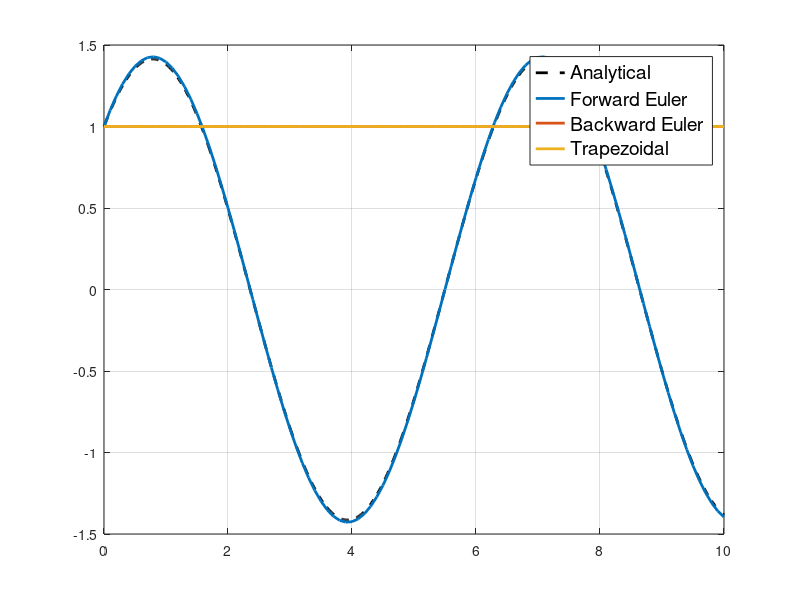

Recreate this plot in MATLAB.
clc
clear
close all

% Code for HW 5, ECE 530, Fall 2023.

% Consider the ODE \dot{x} = f(t, x), starting from x0.
% Define the function f.
L = -5;
f = @(t, x) (L*x + (1-L) * cos(t) - (1 + L) * sin(t));

% Define the derivative of 'f' with respect to 'x'.
deriv_f = @(t,x) (L);
f_prime = deriv_f;

% Initial point
x0 = 1;

% Time horizon
T = 10;

% Step-size
h = 0.1;

% Number of iterations
N = floor(T/h);
times = (0:h:N*h)';

% Create a vector of results in x. Notice that our implementation is 
% such that x(1) = x_0, x(2) = x_1, x(3) = x_2, etc.
x = zeros(1 + N, 1);
x(1) = x0;


%----------------------
% Analytical Solution of ODE
%----------------------

disp('Processing analytical solution.')

% Define the analytical solution.
solution_ODE = @(t) (cos(t) + sin(t));

% Plot the analytical solution.
times_cont = (0:0.01:T)';
plot(times_cont, solution_ODE(times_cont), 'k--', 'Linewidth', 2)
hold on


%------------
% Forward Euler method.
%------------

disp('Processing forward Euler method.')

% Implement the method.
for n = 1:N
    x(n+1) = x(n) + h * f((n-1) * h, x(n));
end

% Plot the outcome.
plot(times, x, 'Linewidth', 2)
hold on

% Compute the average error.
display(strcat(...
    'Mean error = ', ...
    num2str(mean(abs(x - solution_ODE(times))))...
))
    

%------------
% Backward Euler method.
%------------

disp('Processing backward Euler method.')

for n = 1:N
    
    % Define F(y) such that F(y)=0 is equivalent to solving
    % the implicit equation that arises in each iteration of
    % backward Euler method. Implement a Newton-Raphson method
    % to compute x(n+1). Start the NR iteratiion from the explicit 
    % Euler solution. Iterate till | F(y) | > 10^{-5}
    
        % Insert your code here to approximately solve F(y) = 0.
    y=1;
    x(n+1) = y;
end

% Plot the outcome.
plot(times, x, 'Linewidth', 2)
hold on

% Compute the average error.
display(strcat(...
    'Mean error = ', ...
    num2str(mean(abs(x - solution_ODE(times))))...
))
   

%------------
% Trapezoidal method.
%------------

disp('Processing trapezoidal method.')

for n = 1:N
    
    % Define F(y) such that F(y)=0 is equivalent to solving
    % the implicit equation that arises in each iteration of
    % the trapezoidal method. Implement a Newton-Raphson method
    % to compute x(n+1). Start the NR iteratiion from the explicit 
    % Euler solution. Iterate till | F(y) | > 10^{-5}
    
        % Insert your code here to approximately solve F(y) = 0.
    
    x(n+1) = y;
    
end

% Plot the outcome.
plot(times, x, 'Linewidth', 2)
hold on

% Compute the average error.
display(strcat(...
    'Mean error = ', ...
    num2str(mean(abs(x - solution_ODE(times))))...
))
   
%------------
% Add legends, grid to the plot.
%------------

legend({'Analytical', 'Forward Euler', 'Backward Euler', 'Trapezoidal'}, 'FontSize',14)
grid on
hold off

function xn = newton_raphson(x0, f, fprime, tol, maxiter)
  x = x0;
  for n = 1:maxiter
    x = x - f(x)/fprime(x)
    if abs(f(x)) < tol
      break
    endif
  endfor
  display('Failed to converge!')
end